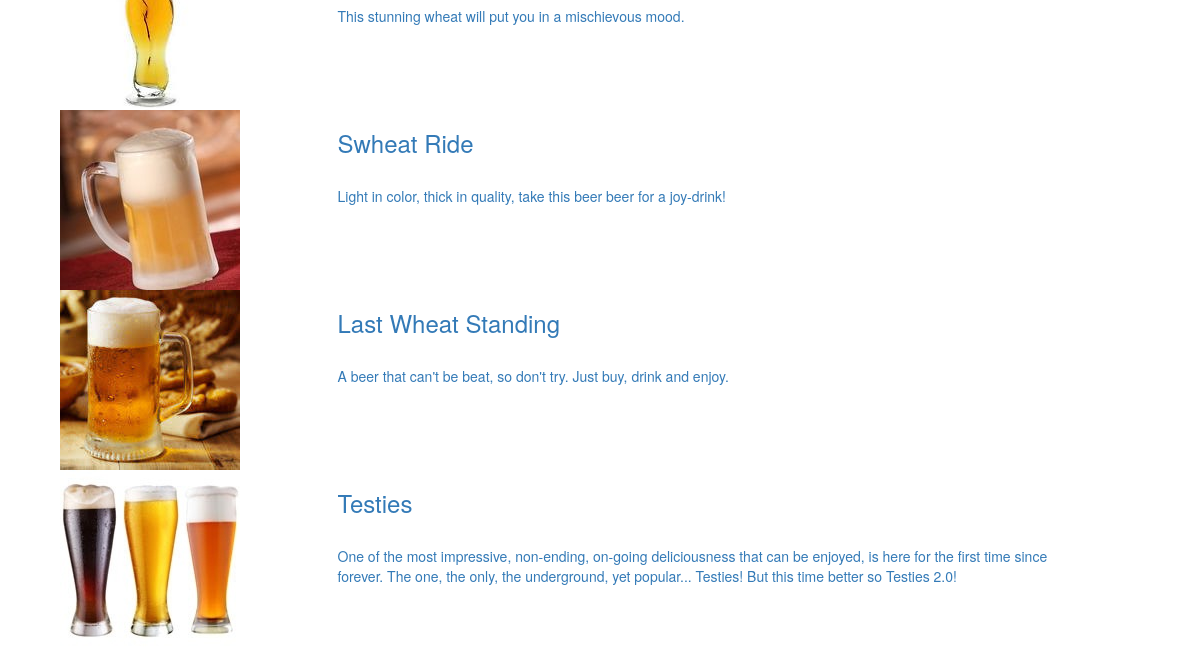
The app's page /beers (lower part), older data.
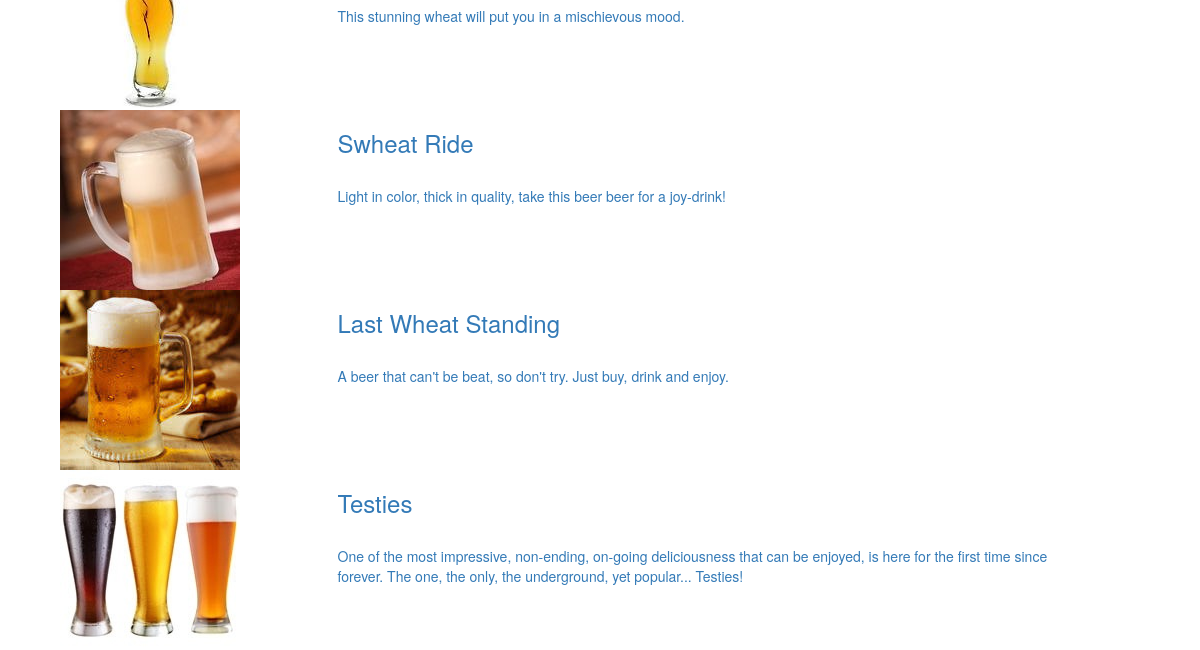
The same page, newer data.
### database_setup.py (models this page shows, shortened)
class Item(Base):
    __tablename__ = 'items'
    id = Column(Integer, primary_key=True)
    name = Column(String(50), nullable=False)
    description = Column(String(500))
    picture_path = Column(String(250))
    price = Column(String(10))
    ibu = Column(String(3))
    abv = Column(String(3))
    category_id = Column(Integer, ForeignKey('categories.id'))
    category = relationship(Category)
    user_id = Column(Integer, ForeignKey('users.id'))
    user = relationship(User)

### main.py (the view)
@app.route('/') # GET - Landing page, directs routes to /beer
@app.route('/beers') # GET - List of all beer
def showAllBeers():
    categories = session.query(Category).order_by(asc(Category.name))
    query = session.query(Item)
    category_id_filter = request.args.get('category_id')
    if category_id_filter is not None:
        query = query.filter(Item.category_id == int(category_id_filter))
    print (query)
    items = query.all()
    return render_template('showAllBeers.html', categories=categories, items=items, Item=Item)

### templates/showAllBeers.html (shortened to what this page needs)
{% extends "main.html" %}
{% block content %}
    {% for item in items %}
    <a href="{{url_for('showSpecificBeer', item_id = item.id)}}">
    <div class="col-md-12 list_of_beers">
        <div class="col-md-3">
            <img src="{{item.picture_path}}" alt="Image of a Beer.">
        </div>
        <div class="col-md-8">
            <h3>{{item.name}}</h3>
            <p>{{item.description}}</p>
        </div>
    </div>
    </a>
    {% endfor %}
{% endblock %}

### templates/main.html (shortened to what this page needs)
<!DOCTYPE html>
<html lang="en">
    <head>
        <link rel="stylesheet" href="//netdna.bootstrapcdn.com/bootstrap/3.1.1/css/bootstrap.min.css">
        <link rel=stylesheet type=text/css href="{{ url_for('static', filename='styles.css') }}">
    </head>
    <body>
        <div class="container">
            {% block content %}
            {% endblock %}
        </div>
    </body>
</html>

### static/styles.css (style rules this page uses)
img { max-width: 100%; max-height: 100%; }

Row changes from the older to the newer data that the page shows:
changed Item "Testies": description "…underground, yet popular... Testies! But this time better so Testies 2.0!" → "…underground, yet popular... Testies!"
